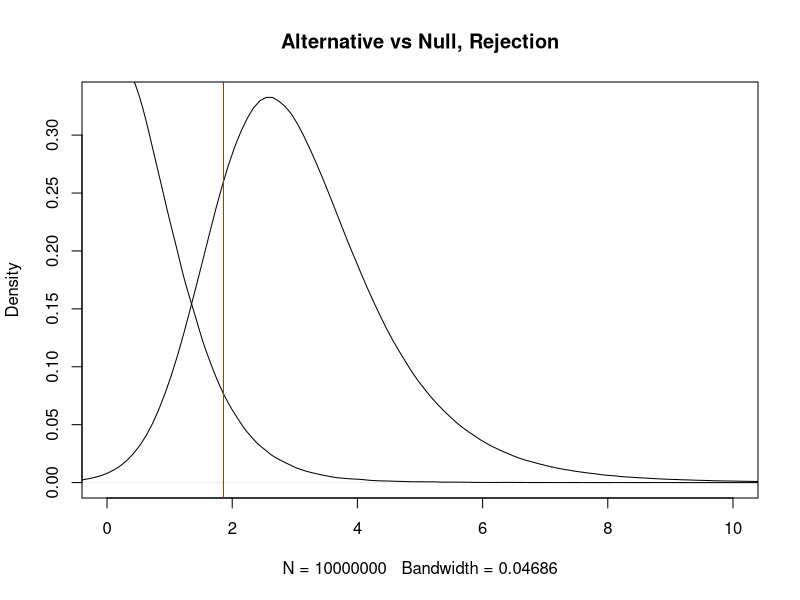

Source code (R):
## ---- chunk 1
knitr::opts_chunk$set(echo = TRUE)
## ---- chunk 2
n=5
tsample=2
sig.level=0.05
tside=1
delta=55
sd=31
df <- pmax(1e-07, n - 1) * tsample
## ---- chunk 3
rejection=qt(sig.level/tside, df, lower.tail = FALSE)
## ---- chunk 4
pt(rejection, df, ncp = sqrt(n/tsample) * delta/sd, lower.tail = FALSE)
## ---- chunk 5
plot(density(rt(10000000,df=8,ncp = sqrt(n/tsample) * delta/sd)),xlim=c(0,10),main="Alternative vs Null, Rejection")
lines(density(rt(1000000,df=8)))
###ncp, or the non-centrality  parameter, is like the deviation of the 
abline(v=qt(sig.level/tside, df, lower.tail = FALSE),col="red")

## ---- chunk 6

#PowerLVESV
power.t.test(n = 5, d = 55, sig.level = 0.05 ,sd=31,alternative="one.sided")

#SWmean
power.t.test(n = 15, d = 2.5, sig.level = 0.05 ,sd=2.6,alternative="one.sided")

##SW_Netherlands

power.t.test(n = 12,d = 2.6, sig.level = 0.05,sd=2.5,alternative="one.sided")
